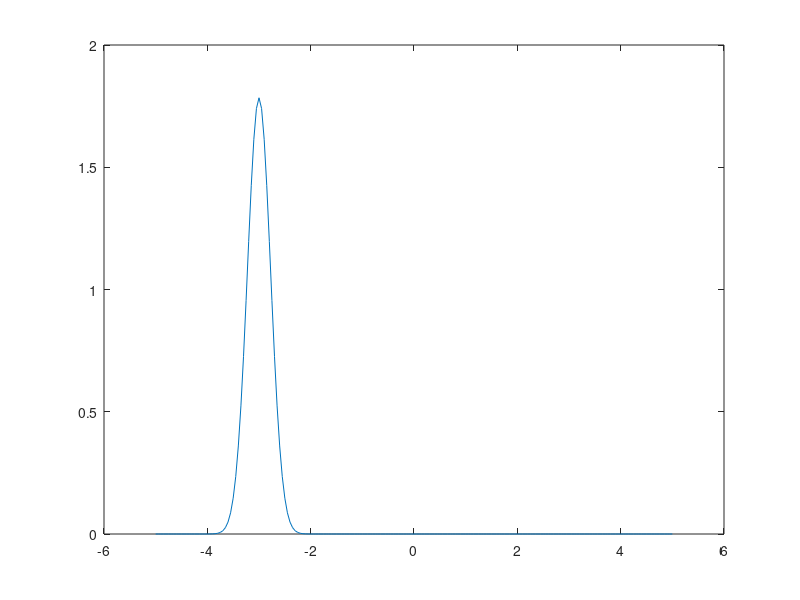

Here is the MATLAB script that generated this plot: (Note: this script raises an error after producing the figure.)
clear
h = .05; %Se define la discretizacion
X = -5:h:5; %Se define el dominio 
psi0 = ((10/pi).^.25)*exp(-5*(X + 3).^2 + 1i*25*X); %Se define la condicion inicial normalizada
D2 = (diag(ones(1,length(psi0)-1),1) + ...
    diag(-2*ones(1,length(psi0)),0)+ ...
    diag(ones(1,length(psi0)-1),-1))/(h^2); %Se define la matriz de segunda derivada
pot = 500; %Se utiliza un potencial de 500
V = diag([zeros(1,99), pot*ones(1,3), zeros(1,99)],0); %Se define la matriz del potencial
H = -D2/2 + V; %Se define la matriz del hamiltoniano
E = @(t) expm(-1i*t*H); %Se define el operador de evolucion
for k = 0:.005:.5 %El tiempo va de 0 a .5 segundos
    plot(X,abs(E(k)*psi0.').^2) %Se plotea el cuadrado del valor absoluto para obtener la onda de probabilidad
    hold on
    xline(-.05); %Se plotea la barrera de potencial
    xline(.05);
    hold off
    axis([-5,5,0,1.8]); 
    drawnow
end
a = (abs(E(.28)*psi0.').^2); %Obtenemos la onda de probabilidad para t=.28
sum(a(1:99))*h %Total de probabilidad antes del potencial
sum(a(103:end))*h %Total de probabilidad despues del potencial
sum(a)*h %Se conserva la norma de 1